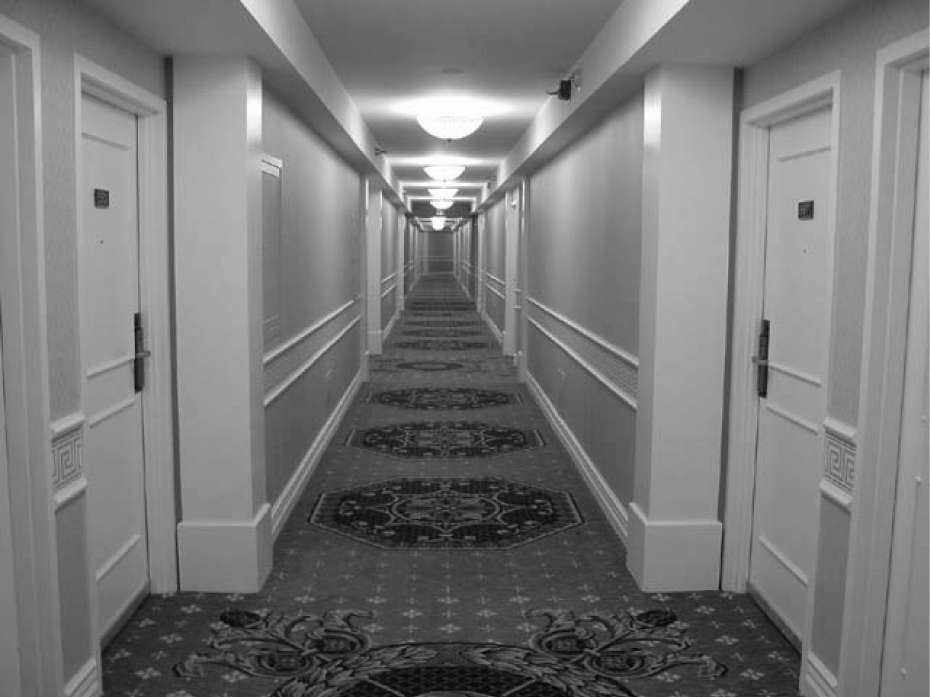
%> input picture corridor.png, 930 x 697 px
$ octave exercise03.m   (GNU Octave 9; MATLAB toolbox functions it lacks are replaced by stand-ins)
%> lines starting %> are read from the running program, lines starting %| are printed output that depends on the picture
### RandomHough.m
function [H, theta_maximum, theta_range, rho_maximum, rho_range] = RandomHough(I, line_threshold, maximum_iterations)
%RANDOMHOUGH Uses the randomized version of the Hough transform to find
%lines.
%Algorithm - lines
%
% 1) Pick a maximum number of iterations to perform, should be at least an
%    order of magnitude less than the value of image rows times columns.
% 2) Pick a 'peak' value that identifies a rho-theta value as a line. Try
%    different values.
% 3) Establish an empty Hough matrix rho-theta for bookkeeping purposes.
%
% while iteration < max_iterations:
% 4) From the thresholded input image pick two points randomly.
% 5) Perform the Hough transform on those two points - scoring the
%    rho/theta values like normal.
% 6) Add the rho-theta values to your bookkeeping matrix.
% 7) If a rho-theta value is greater than or equal to your ?peak? value we
%    found a line, otherwise loop.
% 8) Take the line and black-out the values in the thresholded image so you
%    don?t revisit them. Zero out the rho-theta value in your bookkeeping
%    matrix too. Add the line rho-theta to a set of lines to return.
% 9) Loop until you reach max_iterations or the thresholded image is all
%    black. Return your list of discovered lines.
    iteration = 0;

    [image_rows, image_cols] = size(I);
    % Step 3
    [H, theta_maximum, theta_range, rho_maximum, rho_range] = HoughMatrix(image_rows, image_cols);
    H_bookkeeping = H;
    while iteration < maximum_iterations
        points = RandomPoints(I, 2); % Step 4
        H_bookkeeping = H_bookkeeping + HoughPoints(I, points); % Step 5/6
        [candidate_rows, candidate_cols] = find(H_bookkeeping > line_threshold); % Step 7
        for i = 1:size(candidate_rows, 1)
            rho_index = candidate_rows(i);
            theta_index = candidate_cols(i);
            rho = rho_range(rho_index);
            theta = theta_range(theta_index);
            if theta ~= 0
                for x = 1:image_cols
                    y = round((rho - x * cosd(theta)) / sind(theta));
                    if y > 0 && y <= image_rows
                        % Step 8
                        row = y;
                        col = x;
                        H_bookkeeping(rho_index, theta_index) = 0;
                        H(rho_index, theta_index) = H(rho_index, theta_index) + 1;
                        I(row, col) = 0;
                    end
                end
            end
        end

        iteration = iteration + 1; % Step 9
    end
end

### HoughMatrix.m
function [Hough, theta_maximum, theta_range, rho_maximum, rho_range] = HoughMatrix(rows, cols)
%HOUGHMATRIX Creates a matrix suitable for the Hough Transform

theta_maximum = 90;
rho_maximum = floor(sqrt(rows^2 + cols^2)) - 1;
theta_range = -theta_maximum:theta_maximum - 1;
rho_range = -rho_maximum:rho_maximum;

Hough = zeros(length(rho_range), length(theta_range));

end

### RandomPoints.m
function [ points ] = RandomPoints(I, count)
%RANDOMPOINTS takes a thresholded image and returns count number of points
%
    points = zeros(2, count);
    [rows, cols] = find(I == 1);
    row_size = size(rows, 1);
    indices = randperm(row_size, count);
    for i = 1:count
        points(:,i) = [rows(indices(i)); cols(indices(i))];
    end
end

### HoughPoints.m
function [ Hough, theta_range, rho_range ] = HoughPoints(varargin)
%HOUGHCLP performs the Hough transform in a straightforward way.
%
    [I, points] = ParseInputs(varargin{:});
    [rows, cols] = size(I);

    [Hough, theta_maximum, theta_range, rho_maximum, rho_range] = HoughMatrix(rows, cols);

    for point_index = 1:size(points, 2)
        point = points(:,point_index);
        row = point(1);
        col = point(2);
        if I(row, col) > 0
            x = col - 1;
            y = row - 1;
            for theta = theta_range
                rho = round((x * cosd(theta)) + (y * sind(theta)));
                rho_index = rho + rho_maximum + 1;
                theta_index = theta + theta_maximum + 1;
                Hough(rho_index, theta_index) = Hough(rho_index, theta_index) + 1;
            end
        end
    end
end

%% ParseInputs - copied out of MatLab
function [I, points] = ParseInputs(varargin)
    narginchk(1,2);

    % Check I
    I = varargin{1};
    validateattributes(I, {'logical', 'numeric'}, {'2d', 'real', 'nonsparse'}, ...
                  mfilename, 'I', 1);

    if nargin > 1
        points = varargin{2};
    else
        [rows, cols] = size(I);
        points = zeros(1, 2, rows * cols);
        index = 1;
        for row = 1:rows
            for col = 1:cols
                points(:,:,index) = [row, col];
                index = index + 1;
            end
        end
    end
end

### exercise03.m
%% Task 2a - Line case

clear
close all

RGB = imread('corridor.png');
%> RGB is the input picture: size 697x930x3 uint8; min 1, max 255, mean 120.4
gray = rgb2gray(RGB);

figure(1);
subplot(211), imshow(RGB), title('Original');

h1 = fspecial('sobel');
h2 = h1';
igh = imfilter(gray, h1);
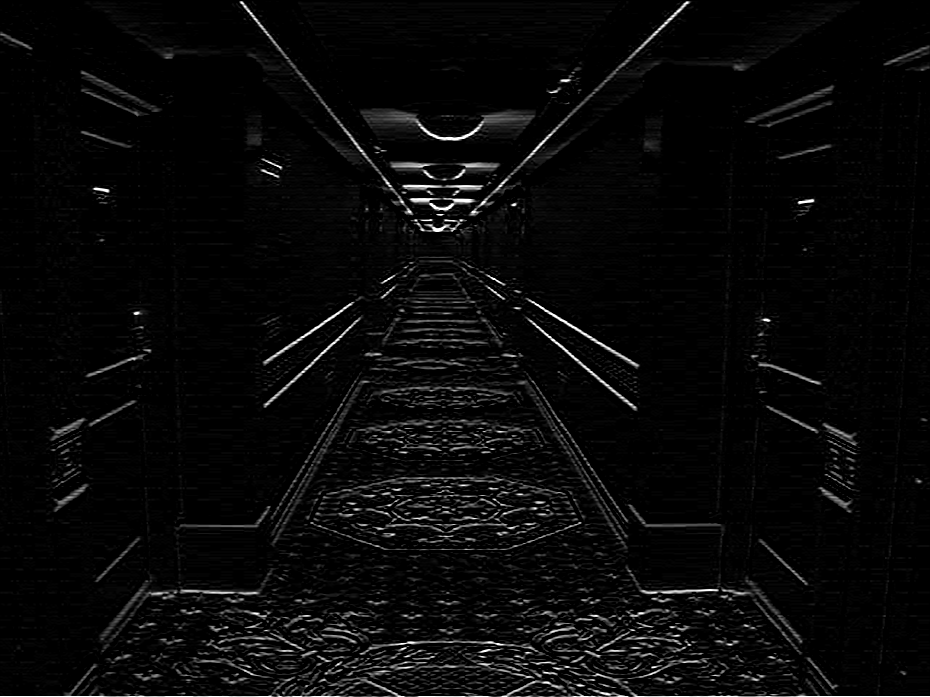
%> igh: size 697x930 uint8; min 0, max 255, mean 8.9
igv = imfilter(gray, h2);
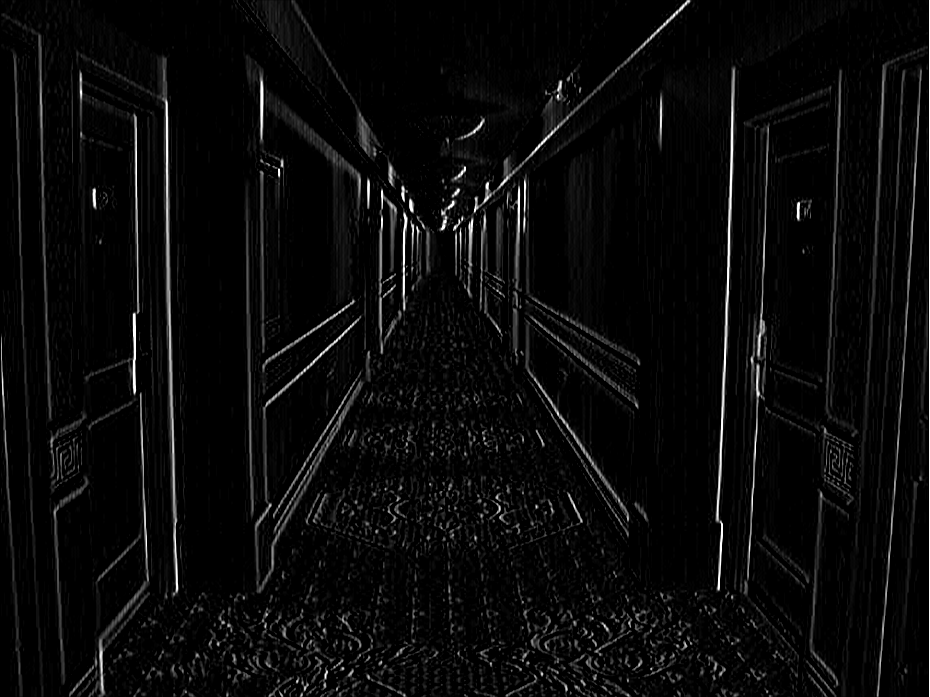
%> igv: size 697x930 uint8; min 0, max 255, mean 10
sobel = abs(igh) + abs(igv);
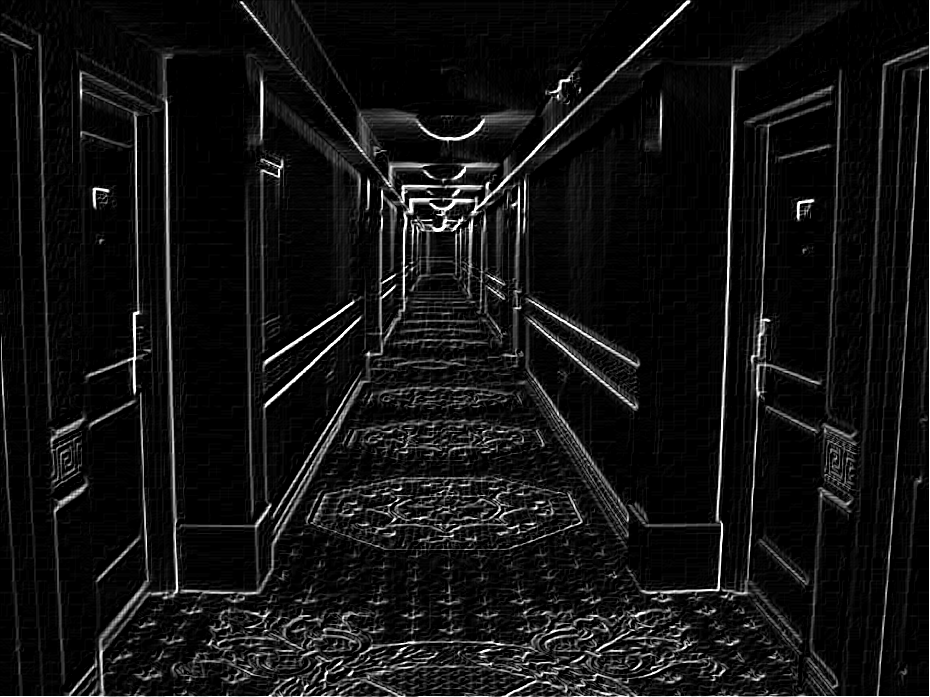
%> sobel: size 697x930 uint8; min 0, max 255, mean 18.7
subplot(212), imshow(sobel, []), title('Sobel');

sobel_thresholded = sobel > 170;
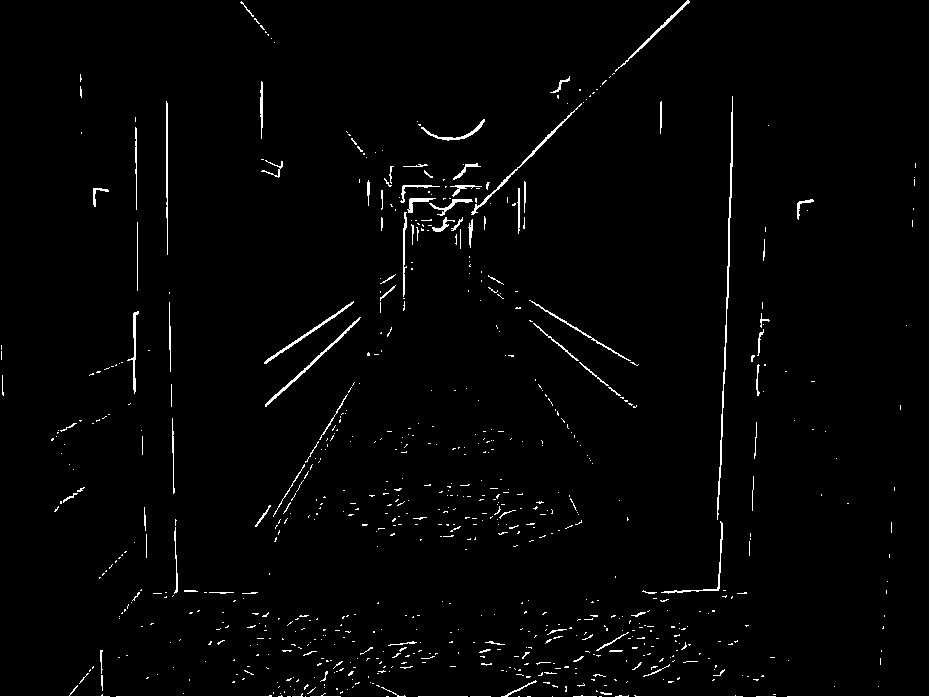
%> sobel_thresholded: size 697x930 logical; 1.8% white in thin lines or dots
figure(2);
imshow(sobel_thresholded, []), title('Sobel thresholded');
hold on

tic;
[H, theta_max, theta_range, rho_max, rho_range] = RandomHough(sobel_thresholded, 20, 1000);
%> (the run ends here)
